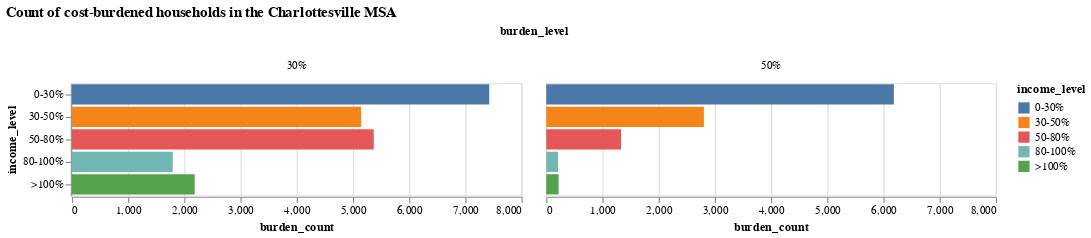

Notebook source saved alongside this figure:
### Code cell
alt.Chart(summary_agg_burden_income).mark_bar().encode(
    y=alt.X("income_level:N", sort="y"),
    x=alt.Y("burden_count:Q"),
    color="income_level:N",
    tooltip="burden_count:Q",
    column="burden_level",
).properties(
    title="Count of cost-burdened households in the Charlottesville MSA",
)

### Figure 1 — Vega-Lite specification as saved in the notebook (floating-point values rounded to 4 significant figures)
{"config": {"view": {"continuousWidth": 400, "continuousHeight": 300}}, "data": {"name": "data-10291e80fc8028e05f45fa0a0e18b07a"}, "mark": "bar", "encoding": {"color": {"field": "income_level", "type": "nominal"}, "column": {"field": "burden_level", "type": "nominal"}, "tooltip": {"field": "burden_count", "type": "quantitative"}, "x": {"field": "burden_count", "type": "quantitative"}, "y": {"field": "income_level", "sort": "y", "type": "nominal"}}, "title": "Count of cost-burdened households in the Charlottesville MSA", "$schema": "https://vega.github.io/schema/vega-lite/v4.17.0.json", "datasets": {"data-10291e80fc8028e05f45fa0a0e18b07a": [{"burden_level": "30%", "income_level": "0-30%", "burden_count": 7425, "total_count": 10340, "burden_prop": 0.7181}, {"burden_level": "30%", "income_level": "30-50%", "burden_count": 5145, "total_count": 8260, "burden_prop": 0.6229}, {"burden_level": "30%", "income_level": "50-80%", "burden_count": 5370, "total_count": 13110, "burden_prop": 0.4096}, {"burden_level": "30%", "income_level": "80-100%", "burden_count": 1794, "total_count": 8390, "burden_prop": 0.2138}, {"burden_level": "30%", "income_level": ">100%", "burden_count": 2184, "total_count": 42785, "burden_prop": 0.05105}, {"burden_level": "50%", "income_level": "0-30%", "burden_count": 6185, "total_count": 10340, "burden_prop": 0.5982}, {"burden_level": "50%", "income_level": "30-50%", "burden_count": 2805, "total_count": 8260, "burden_prop": 0.3396}, {"burden_level": "50%", "income_level": "50-80%", "burden_count": 1330, "total_count": 13110, "burden_prop": 0.1014}, {"burden_level": "50%", "income_level": "80-100%", "burden_count": 209, "total_count": 8390, "burden_prop": 0.02491}, {"burden_level": "50%", "income_level": ">100%", "burden_count": 219, "total_count": 42785, "burden_prop": 0.005119}]}}
